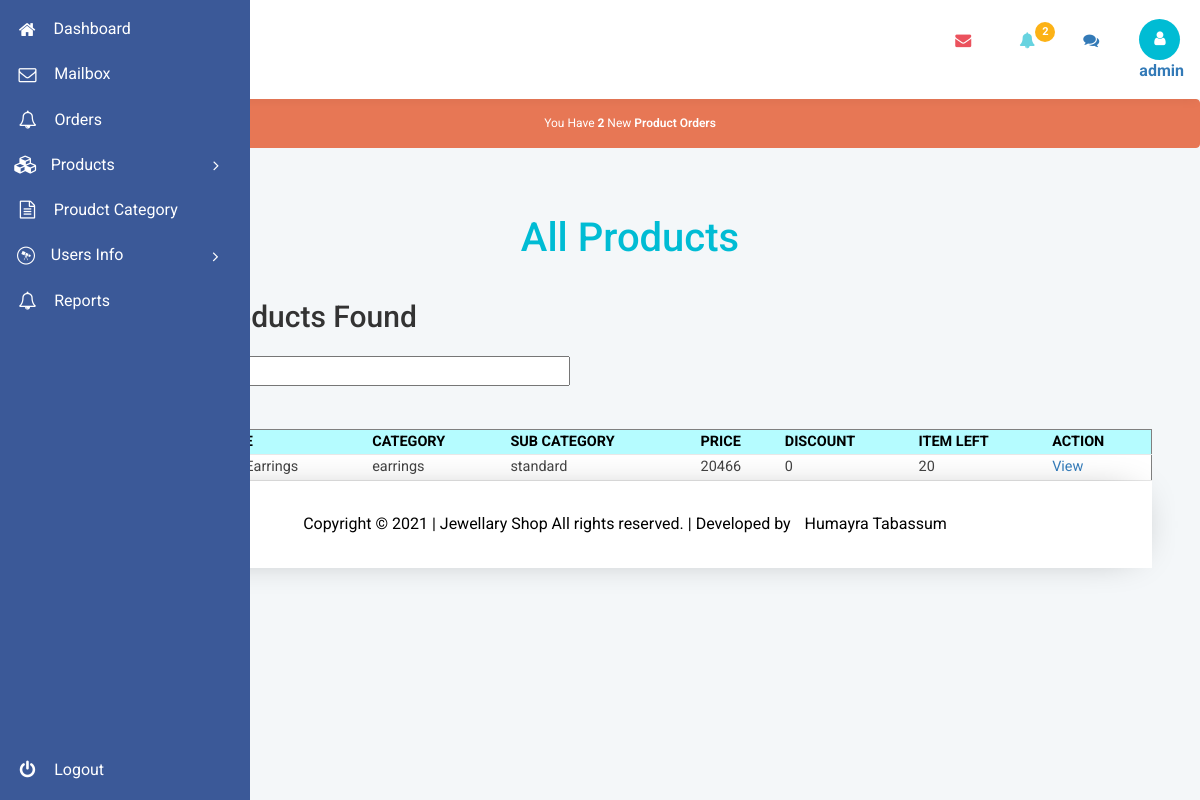
The app's page /admin/all_products.php (signed in) with its own data.
### tables this page shows
CREATE TABLE `products` (
  `id` int(11) NOT NULL,
  `name` varchar(900) NOT NULL,
  `category` varchar(900) NOT NULL,
  `subcategory` varchar(900) NOT NULL,
  `brand` varchar(90) NOT NULL,
  `size` varchar(90) NOT NULL,
  `colors` varchar(9000) NOT NULL,
  `description` text NOT NULL,
  `price` int(11) NOT NULL,
  `views` int(11) NOT NULL,
  `discount` int(11) NOT NULL,
  `images` varchar(900) NOT NULL,
  `date_added` date DEFAULT NULL,
  `item_left` int(11) NOT NULL,
  `others` varchar(10) DEFAULT NULL,
  `type` varchar(100) NOT NULL
);

### admin/includes/functions.php (called while the page is built, shortened)
<?php
	function get_unread_order() {
		global $conn;
		$sql 	= "SELECT admin_read FROM p_order WHERE admin_read = '0'";
		$result	= $conn->query($sql);
		return $result;
	}
?>

### admin/includes/config.php (called while the page is built, shortened)
<?php
	$base			= "https://localhost/run/jwellaryshop";
?>

### admin/all_products.php (the view, shortened to what this page needs)
<?php
include "includes/header.php";
?>
<link rel="stylesheet" type="text/css" href="css/table-style.css" />
<link rel="stylesheet" type="text/css" href="css/basictable.css" />
<div class="main-grid">
	<div class="agile-grids">
		<div class="table-heading">
			<h2>All Products</h2>
		</div>
		<div class="agile-tables">
			<div class="w3l-table-info">
				<?php
				$page 		= isset($_GET["page"]) ? $_GET["page"]:1 ;
				if( $page <= 0 ) {
					echo "<center> <span style=\"color: red; font-size: 30px;\">Invalid Page Number !</span></center>";
					exit;
				} else {
					$page2 		= 	$page*40;
					$offset1 	=	$page2-40;
				}
				$sql	= "SELECT * FROM products ORDER BY id DESC LIMIT 40 OFFSET {$offset1}";
				$result	= $conn->query($sql);
				$total_products	= $conn->query("SELECT * FROM products")->num_rows;
				?>
				<h2> Total <span style="color: green;" ><?php echo $total_products; ?></span> products Found </h2>
				<a href="index.php">Go Back</a><br/>
				<label> Enter Id: <input type="text" id="myInput" onkeyup="myFunction()" placeholder="Filter by id" style="width: 400px; height: 30px; padding: 0px 5px;"></label> <br/><br/>
				<table id="myTable" width="100%" style="border-collapse: collapse;" border="1">
					<tr>
						<th>Id</th>
						<th>Name</th>
						<th>Category </th>
						<th>Sub Category </th>
						<th>Price </th>
						<th>Discount </th>
						<th>Item Left </th>
						<th>Action </th>
					</tr>
					<?php
					while($row	= $result->fetch_array()) {
						?>
						<tr>
							<td><?php echo $row['id']; ?></td>
							<td><?php echo $row['name']; ?></td>
							<td><?php echo $row['category']; ?></td>
							<td><?php echo $row['subcategory']; ?></td>
							<td><?php echo $row['price']; ?></td>
							<td><?php echo $row['discount']; ?></td>
							<td><?php echo $row['item_left']; ?></td>
							<td><a href="<?php echo $base; ?>/details/<?php echo $row['category']; ?>/<?php echo $row['id']; ?>">View</a></td>
						</tr>
						<?php
					}
					?>
				</table>
			</div>
		</div>
		<?php
		include "includes/footer.php";
		?>

### admin/includes/header.php (shortened to what this page needs)
<?php
	include "includes/config.php";
	require_once "includes/functions.php";
?>
<!DOCTYPE html>
<head>
	<link rel="stylesheet" href="css/bootstrap.css">
	<link href="css/style.css" rel='stylesheet' type='text/css' />
	<link rel="stylesheet" href="css/font.css" type="text/css"/>
	<link href="css/font-awesome.css" rel="stylesheet">
	<link rel="stylesheet" href="css/morris.css">
	<link href="css/fileinput.css" media="all" rel="stylesheet" type="text/css"/>
	<link href="css/theme.css" media="all" rel="stylesheet" type="text/css"/>
	<link rel="stylesheet" href="css/summernote.css">
</head>
<body class="dashboard-page">
	<?php
		$token = $_COOKIE['user']; $check = "SELECT * FROM admins where Token = '".addslashes($token)."'";
		$list = $conn->query($check);
		if($list->num_rows  == 1) {
			$list_row	= $list->fetch_array(); $check_username = $list_row['username'];
		}
	?>
	<nav class="main-menu">
		<ul>
			<li>
				<a href="index.php">
					<i class="fa fa-home nav_icon"></i>
					<span class="nav-text"> Dashboard </span>
				</a>
			</li>
			<li>
				<a href="mailbox.php">
					<i class="fa fa-envelope-o nav_icon"></i>
					<span class="nav-text"> Mailbox </span>
				</a>
			</li>
			<li>
				<a href="orders.php">
					<i class="fa fa-bell-o nav_icon"></i>
					<span class="nav-text"> Orders </span>
				</a>
			</li>
			<li class="has-subnav">
				<a href="javascript:void(0);">
					<i class="fa fa-cubes nav_icon"></i><span class="nav-text"> Products </span>
					<i class="icon-angle-right"></i><i class="icon-angle-down"></i>
				</a>
			</li>
			<li>
				<a href="product-category.php">
					<i class="fa fa-file-text-o nav_icon"></i>
					<span class="nav-text"> Proudct Category </span>
				</a>
			</li>
			<li>
				<a href="javascript:void(0)">
					<i class="fa fa-wpexplorer nav-icon"></i>
					<span class="nav-text">	Users Info </span>
					<i class="icon-angle-right"></i><i class="icon-angle-down"></i>
				</a>
			</li>
			<li>
				<a href="orders_report.php">
					<i class="fa fa-bell-o nav_icon"></i>
					<span class="nav-text"> Reports </span>
				</a>
			</li>
		</ul>
		<ul class="logout">
			<li>
				<a href="logout.php">
					<i class="icon-off nav-icon"></i>
					<span class="nav-text"> Logout </span>
				</a>
			</li>
		</ul>
	</nav>
	<section class="wrapper scrollable">
		<nav class="user-menu">
		</nav>
		<section class="title-bar">
			<div class="logo">
				<h1><a href="index.php"><img src="../images/logo.png" alt="" /></a></h1>
			</div>
			<div class="header-right">
				<div class="profile_details_left">
					<div class="header-right-left">
						<ul class="nofitications-dropdown">
							<li class="dropdown head-dpdn">
							<?php
								$unread_message 		= get_unread_message();
								$unread_message_count	= $unread_message->num_rows;
							?>
								<a href="#" class="dropdown-toggle" data-toggle="dropdown"><i class="fa fa-envelope"></i><?php if($unread_message_count != 0){ ?><span class="badge"><?php echo $unread_message_count; ?></span><?php } ?></a>
							</li>
							<li class="dropdown head-dpdn">
							<?php
								$unread_order		= get_unread_order();
								$unread_order_count	= $unread_order->num_rows;
							?>
								<a href="#" class="dropdown-toggle" data-toggle="dropdown" aria-expanded="false"><i class="fa fa-bell"></i><?php if($unread_order_count != 0){ ?><span class="badge blue"><?php echo $unread_order_count; ?></span><?php } ?></a>
							</li>
							<li class="dropdown head-dpdn">
								<a href="#" class="dropdown-toggle" data-toggle="dropdown" aria-expanded="false"><i class="fa fa-comments"></i></a>
							</li>
							<div class="clearfix"> </div>
						</ul>
					</div>
					<div class="profile_details">
						<ul>
							<li class="dropdown profile_details_drop">
								<a href="#" class="dropdown-toggle" data-toggle="dropdown" aria-expanded="false">
									<div class="profile_img">
										<span class="prfil-img"><i class="fa fa-user" aria-hidden="true"></i></span>
										<b><?php echo "$check_username"; ?></b>
									</div>
								</a>
							</li>
						</ul>
					</div>
					<div class="clearfix"> </div>
				</div>
			</div>
			<div class="clearfix"> </div>
		</section>
		<?php if($unread_order_count > 0 || $unread_message_count >0){ ?>
		<div class="alert alert-danger notification text-center">
		<?php if($unread_order_count > 0){ ?>
			You Have <strong><?php echo $unread_order_count; ?></strong> New <a href="orders.php" class="alert-link"> Product Orders</a>
		<?php } ?>
		</div>
		<?php } ?>

### admin/css/table-style.css (style rules this page uses)
table { background: white; border-collapse: collapse; margin: 1.25em 0 0; width: 100%; }
table tr, table th, table td { border: none; border-bottom: 1px solid #e8e8e8; font-size: .95em; }
table th, table td { padding: 10px 12px; text-align: left; }
table th { background: #fcb216; color: #000000; text-transform: uppercase; }
table tr { background: #f3faff; color: #424242; }
table tr:nth-of-type(2n+2) { background: #ffffff; }
table { width: 100%; }

### admin/all_products.php (style rules this page uses)
table { width: 100%; }
table tr th, table tr td { padding: 2px 5px; }
table tr th { background: #B5FCFF; }

### records on screen
products: name "Gold Earrings", category "earrings", subcategory "standard", price "20466", discount "0", item_left "20"

### other values on screen
$unread_order_count "2"
$check_username "admin"
